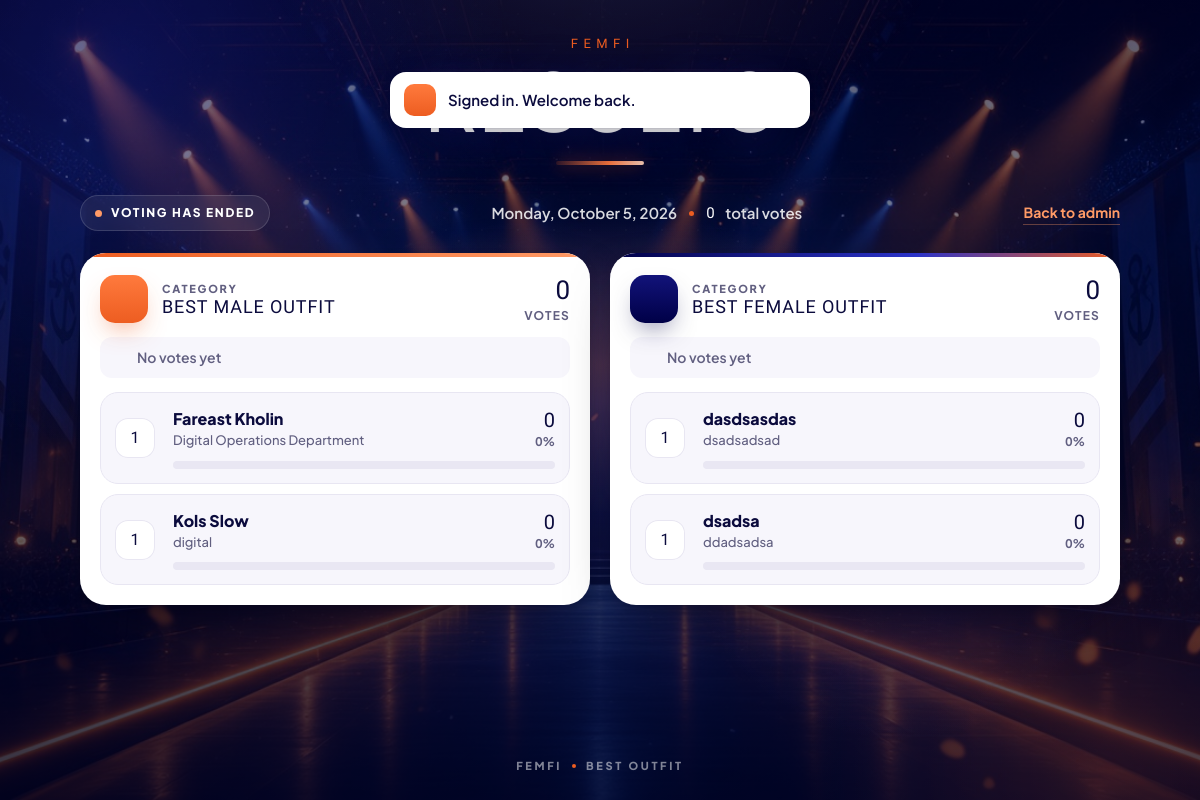
Page /results.php (signed in) on the committed database.
### tables this page shows
CREATE TABLE `employees` (
  `id` int(10) UNSIGNED NOT NULL,
  `name` varchar(80) NOT NULL,
  `department` varchar(80) NOT NULL,
  `gender` enum('male','female') NOT NULL,
  `code` char(6) NOT NULL,
  `created_at` datetime NOT NULL,
  `confirmed_at` datetime DEFAULT NULL,
  `device_token` char(32) DEFAULT NULL
);

### lib.php (the view, shortened to what this page needs)
<?php
function pdo_options(): array
{
    return [
        PDO::ATTR_ERRMODE => PDO::ERRMODE_EXCEPTION,
        PDO::ATTR_DEFAULT_FETCH_MODE => PDO::FETCH_ASSOC,
        PDO::ATTR_EMULATE_PREPARES => false,
    ];
}
function db_dsn(bool $withDatabase): string
{
    $dsn = 'mysql:host=' . DB_HOST . ';charset=utf8mb4';
    if ($withDatabase) {
        $dsn .= ';dbname=' . DB_NAME;
    }
    return $dsn;
}
function db(): PDO
{
    static $pdo = null;
    if ($pdo instanceof PDO) {
        return $pdo;
    }
    $pdo = new PDO(db_dsn(true), DB_USER, DB_PASS, pdo_options());
    return $pdo;
}
function h(?string $value): string
{
    return htmlspecialchars((string) $value, ENT_QUOTES, 'UTF-8');
}
function take_flash(): ?array
{
    $flash = $_SESSION['flash'] ?? null;
    $type = in_array($flash['type'] ?? '', ['notice', 'success', 'error'], true) ? $flash['type'] : 'notice';
    return ['message' => $flash['message'], 'type' => $type];
}
function render_toast(array $flash): string
{
    $icon = match ($flash['type']) {
        'success' => 'check',
        'error' => 'alert',
        default => 'info',
    };
    $role = $flash['type'] === 'error' ? 'alert' : 'status';
    return '<div class="toast toast-' . h($flash['type']) . '" role="' . $role . '">'
        . '<span class="toast-icon">' . icon($icon) . '</span>'
        . '<p>' . h($flash['message']) . '</p>'
        . '<button type="button" class="toast-close" data-toast-close aria-label="Dismiss">' . icon('x') . '</button>'
        . '</div>';
}
function icon(string $name, string $class = 'icon'): string
{
    $fill = $name === 'crown' ? 'currentColor' : 'none';
    return '<svg class="' . h($class) . '" viewBox="0 0 24 24" width="24" height="24" fill="' . $fill . '"'
        . ' stroke="currentColor" stroke-width="2" stroke-linecap="round" stroke-linejoin="round"'
        . ' aria-hidden="true" focusable="false">' . ($paths[$name] ?? '') . '</svg>';
}
function asset_url(string $path): string
{
    $file = __DIR__ . '/' . $path;
    return $path . (is_file($file) ? '?v=' . filemtime($file) : '');
}
function render_tally(string $title, string $gender, string $column, string $emptyNote = ''): void
{
    $stmt = db()->prepare(
        "SELECT e.id, e.name, e.department, COUNT(v.id) AS votes
         FROM employees e
         LEFT JOIN votes v ON v.$column = e.id
         WHERE e.gender = ?
         GROUP BY e.id, e.name, e.department
         ORDER BY votes DESC, e.name ASC"
    );
    $stmt->execute([$gender]);
    $rows = $stmt->fetchAll();
    $kind = $gender === 'male' ? 'male' : 'female';
    $total = 0;
    foreach ($rows as $row) {
        $total += (int) $row['votes'];
    }
    $top = $rows === [] ? 0 : (int) $rows[0]['votes'];
    $sig = [];
    foreach ($rows as $row) {
        $names = [];
        $mark = (int) $row['votes'] === $top && $top > 0 ? '*' : '';
        $sig[] = (int) $row['id'] . $mark . ':' . implode('|', $names);
    }
    echo '<section class="board board-' . $kind . '" data-board="' . $kind . '" data-sig="' . h(implode(',', $sig)) . '">';
    echo '<header class="board-head">';
    echo '<span class="board-icon">' . icon($kind) . '</span>';
    echo '<div class="board-heading"><p class="board-kicker">Category</p><h2 class="board-title">' . h($title) . '</h2></div>';
    echo '<p class="board-total"><b data-num>' . $total . '</b><span>votes</span></p>';
    echo '</header>';
    $leaders = [];
    if ($leaders !== []) {
        $label = count($leaders) > 1 ? 'Tied for first' : 'Leading';
        echo '<p class="board-status">' . icon('trophy') . '<span>' . h($label) . ': <strong>' . h(implode(', ', $leaders)) . '</strong></span></p>';
    } else {
        echo '<p class="board-status is-idle">' . icon('clock') . '<span>No votes yet</span></p>';
    }
    echo '<ol class="ranks">';
    $rank = 0;
    $previous = null;
    foreach ($rows as $index => $row) {
        $votes = (int) $row['votes'];
        if ($votes !== $previous) {
            $rank = $index + 1;
            $previous = $votes;
        }
        $isTop = $top > 0 && $votes === $top;
        $pct = $total > 0 ? (int) round(($votes / $total) * 100) : 0;
        echo '<li class="rank-row' . ($isTop ? ' is-top' : '') . '" style="--i:' . $index . '">';
        echo '<span class="rank-num">';
        echo '<span class="sr-only">Rank </span>' . $rank . '</span>';
        echo '<div class="rank-body">';
        echo '<div class="rank-line">';
        echo '<div class="rank-name"><strong>' . h($row['name']) . '</strong><span>' . h($row['department']) . '</span></div>';
        echo '<div class="rank-score"><b data-num>' . $votes . '</b><small><span data-pct>' . $pct . '</span>%</small></div>';
        echo '</div>';
        echo '<div class="meter" role="presentation"><span data-meter style="--w:' . $pct . '%"></span></div>';
        echo '</div>';
        echo '</li>';
    }
    echo '</ol></section>';
}
function layout_start(string $title, string $bodyClass = '', array $attrs = [], bool $hero = true): void
{
    $script = basename($_SERVER['SCRIPT_NAME'] ?? 'index.php', '.php');
    $class = trim('page page-' . $script . ' ' . $bodyClass);
    $extra = '';
    foreach ($attrs as $name => $value) {
        $extra .= ' ' . $name . '="' . h((string) $value) . '"';
    }
    echo '<!DOCTYPE html><html lang="en"><head><meta charset="utf-8">';
    echo '<link rel="stylesheet" href="' . h(asset_url('assets/app.css')) . '">';
    echo '</head><body class="' . h($class) . '"' . $extra . '>';
    echo '<div class="bg" aria-hidden="true"><span class="bg-photo"></span><span class="orb orb-a"></span><span class="orb orb-b"></span>';
    echo '<span class="orb orb-c"></span><span class="bg-spot"></span><span class="bg-dots"></span></div>';
    if ($hero) {
        echo '<header class="hero"><p class="brand">FEMFI</p><h1 class="title">' . h($title) . '</h1>';
        echo '<span class="title-rule" aria-hidden="true"></span></header>';
    }
    echo '<div class="toast-stack" data-toasts aria-live="polite">';
    $flash = take_flash();
    if ($flash !== null) {
        echo render_toast($flash);
    }
    echo '</div>';
    echo '<main class="wrap">';
}
function layout_end(bool $withQr = false): void
{
    echo '</main>';
    echo '<footer class="foot"><span>FEMFI</span><i aria-hidden="true"></i><span>Best Outfit</span></footer>';
    echo '</body></html>';
}

### rows in the picture
employees: rank "1", name "Fareast Kholin", department "Digital Operations Department", votes "0", pct "0"
employees: rank "1", name "Kols Slow", department "digital", votes "0", pct "0"
employees: rank "1", name "dasdsasdas", department "dsadsadsad", votes "0", pct "0"
employees: rank "1", name "dsadsa", department "ddadsadsa", votes "0", pct "0"

### other values in the picture
$flash['message'] "Signed in. Welcome back."
phase_label($phase) "VOTING HAS ENDED"
date_label($bounds['vote']) "Monday, October 5, 2026"
$ballots "0"
$title "BEST MALE OUTFIT BEST FEMALE OUTFIT"
$total "0 0"
